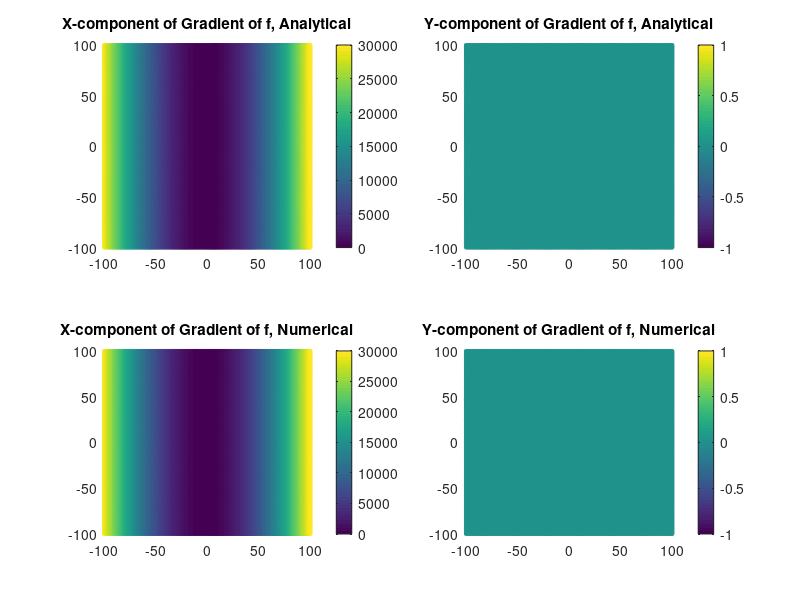
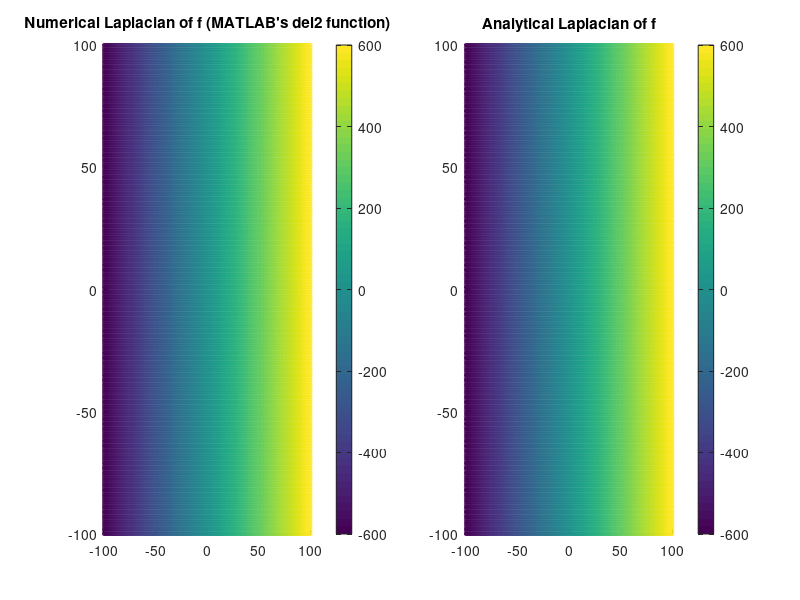

Write MATLAB code to recreate these figures, in order.
% Explore an analytic field 
% Consider f = x^3;
% Then nabla f = 3x^2 (i) + 0 (j);
% Then lap(f) = 6x;
close all
X = [-100:1:100];
Y = [-100:1:100];
[XX,YY] = meshgrid(X,Y);
XXforloop = XX(:);
YYforloop = YY(:);
f = XX.^3;

%%% Gradient

% Analytic
[FX_Analytic] = 3.*XX.^2;
[FY_Analytic] = zeros(size(XX));

% Numerical
[FX_Numerical,FY_Numerical] = gradient(f);

%%% Laplacian
Lap_Numerical = 4.*del2(f);
Lap_Analytical = 6.*XX;

%%%%%%%%%%%%%%%%%%%%%%%%%%%%%%%%%%%%%%%%%%%%%%%%%%%%%%%%%%%%%%%%%%%
% Plotting
%%%%%%%%%%%%%%%%%%%%%%%%%%%%%%%%%%%%%%%%%%%%%%%%%%%%%%%%%%%%%%%%%%%

figure(1)
subplot(2,2,1)
scatter(XX(:),YY(:),5,FX_Analytic(:))
title('X-component of Gradient of f, Analytical')
colorbar
caxis([0 3*10^4])

subplot(2,2,2)
scatter(XX(:),YY(:),5,FY_Analytic(:))
title('Y-component of Gradient of f, Analytical')
colorbar

subplot(2,2,3)
scatter(XX(:),YY(:),5,FX_Numerical(:))
title('X-component of Gradient of f, Numerical')
colorbar
caxis([0 3*10^4])

subplot(2,2,4)
scatter(XX(:),YY(:),5,FY_Numerical(:))
title('Y-component of Gradient of f, Numerical')
colorbar


%%%%
figure(2)
subplot(1,2,1)
scatter(XX(:),YY(:),5,Lap_Numerical(:))
colorbar
title('Numerical Laplacian of f (MATLAB''s del2 function)')
caxis([-600 600])

subplot(1,2,2)
scatter(XX(:),YY(:),5,Lap_Analytical(:))
colorbar
title('Analytical Laplacian of f')
caxis([-600 600])


%%%%% Get laplacian via gauss thm
len=length(XXforloop)
% loop over every point of interest. Let's assume a regularly spaced grid. 

for ijk = 1:len
currX = XXforloop(ijk);
currY = YYforloop(ijk);
% find the closed 'loop' that encloses every point. 




end